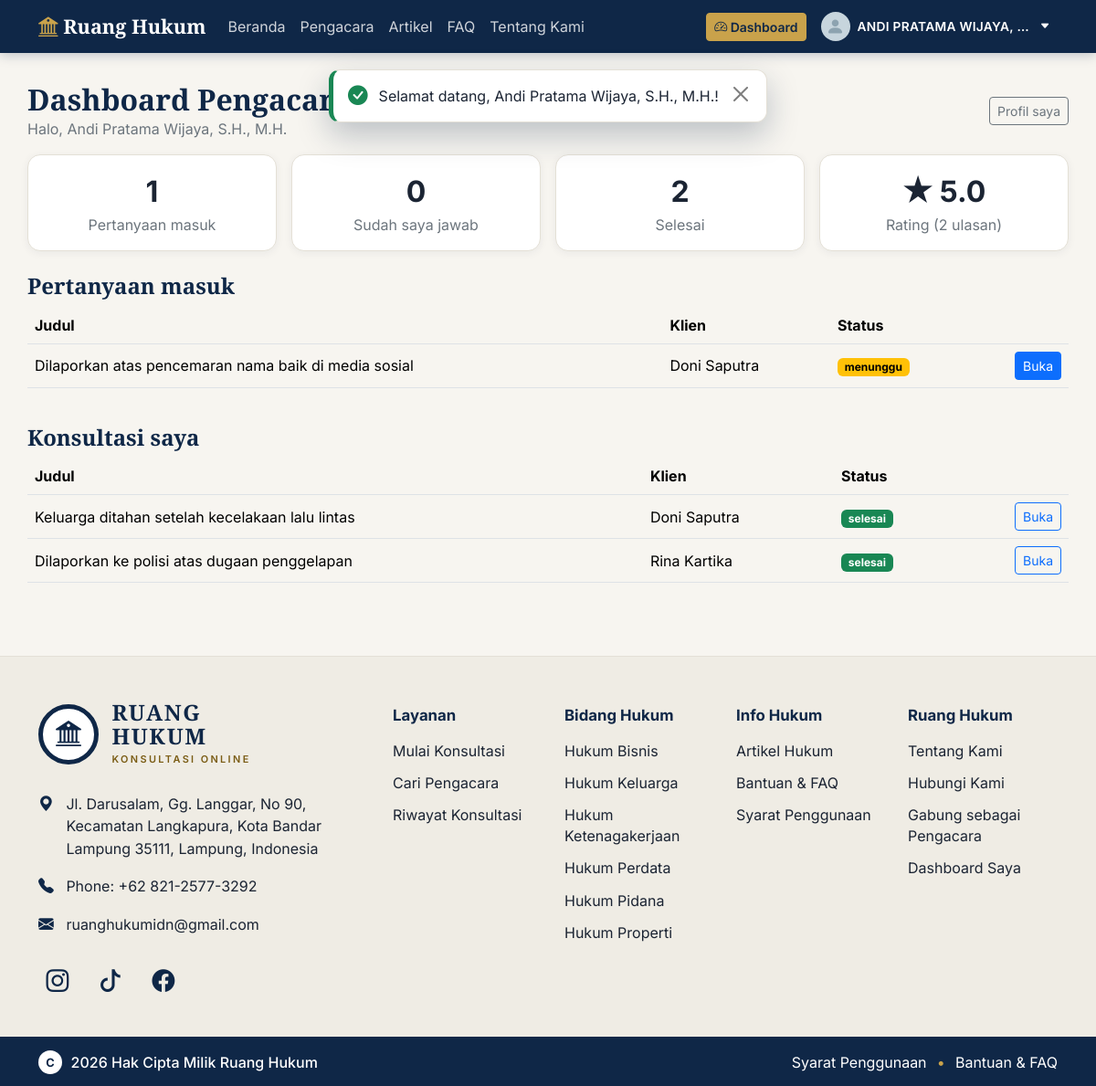
The page /pengacara/dashboard.php (signed in) on the database its author committed.
### tables this page shows
CREATE TABLE konsultasi (
  id INT AUTO_INCREMENT PRIMARY KEY,
  klien_id INT NOT NULL,
  pengacara_id INT NULL,
  bidang_id INT NOT NULL,
  judul VARCHAR(150) NOT NULL,
  isi TEXT NOT NULL,
  lampiran VARCHAR(255) NULL,
  status ENUM('menunggu','dijawab','selesai','ditutup') NOT NULL DEFAULT 'menunggu',
  created_at TIMESTAMP DEFAULT CURRENT_TIMESTAMP,
  FOREIGN KEY (klien_id) REFERENCES users(id) ON DELETE CASCADE,
  FOREIGN KEY (pengacara_id) REFERENCES users(id) ON DELETE SET NULL,
  FOREIGN KEY (bidang_id) REFERENCES bidang_hukum(id)
);

CREATE TABLE users (
  id INT AUTO_INCREMENT PRIMARY KEY,
  nama VARCHAR(100) NOT NULL,
  username VARCHAR(30) NULL UNIQUE,
  email VARCHAR(120) NOT NULL UNIQUE,
  password VARCHAR(255) NOT NULL,
  role ENUM('klien','pengacara','admin') NOT NULL DEFAULT 'klien',
  perusahaan VARCHAR(120) NULL,
  telepon VARCHAR(20) NULL,
  foto VARCHAR(255) NULL,
  status ENUM('aktif','menunggu','ditolak','nonaktif') NOT NULL DEFAULT 'aktif',
  terms_at DATETIME NULL,
  last_login_at DATETIME NULL,
  created_at TIMESTAMP DEFAULT CURRENT_TIMESTAMP
);

CREATE TABLE bidang_hukum (
  id INT AUTO_INCREMENT PRIMARY KEY,
  nama VARCHAR(80) NOT NULL UNIQUE,
  deskripsi VARCHAR(255) NULL
);

### includes/functions.php (called while the page is built, shortened)
<?php
function e($teks): string
{
    return htmlspecialchars((string) $teks, ENT_QUOTES, 'UTF-8');
}
function url(string $path = ''): string
{
    return BASE_URL . '/' . ltrim($path, '/');
}
function current_user(): ?array
{
    return $_SESSION['user'] ?? null;
}
function dashboard_path(string $role): string
{
    return match ($role) {
        'admin'     => 'admin/dashboard.php',
        'pengacara' => 'pengacara/dashboard.php',
        default     => 'klien/dashboard.php',
    };
}

### config/kontak.php (called while the page is built)
<?php
return [
    'alamat'      => 'Jl. Darusalam, Gg. Langgar, No 90, Kecamatan Langkapura, Kota Bandar Lampung 35111, Lampung, Indonesia',
    'telepon'     => '+62 821-2577-3292',
    'telepon_tel' => '+6282125773292',
    'email'       => 'ruanghukumidn@gmail.com',
    'sosial' => [
        ['nama' => 'Instagram', 'ikon' => 'bi-instagram', 'url' => 'https://www.instagram.com/ruanghukumidn'],
        ['nama' => 'TikTok',    'ikon' => 'bi-tiktok',    'url' => 'https://www.tiktok.com/@ruanghukumindonesia'],
        ['nama' => 'Facebook',  'ikon' => 'bi-facebook',  'url' => 'https://www.facebook.com/share/1ACeHsNsQn/'],
    ],
];

### config/database.php (called while the page is built)
<?php
function db(): PDO
{
    static $pdo = null;
    if ($pdo === null) {
        $host = 'localhost';
        $name = 'ruang_hukum';
        $user = 'root';
        $pass = '';
        try {
            $pdo = new PDO(
                "mysql:host=$host;dbname=$name;charset=utf8mb4",
                $user,
                $pass,
                [
                    PDO::ATTR_ERRMODE            => PDO::ERRMODE_EXCEPTION,
                    PDO::ATTR_DEFAULT_FETCH_MODE => PDO::FETCH_ASSOC,
                    PDO::ATTR_EMULATE_PREPARES   => false,
                ]
            );
        } catch (PDOException $e) {
            http_response_code(500);
            die('Koneksi database gagal. Pastikan MySQL menyala dan database "ruang_hukum" sudah diimpor (database/schema.sql).');
        }
    }
    return $pdo;
}

### pengacara/dashboard.php (the view, shortened to what this page needs)
<?php
$uid   = (int) current_user()['id'];
$pdo   = db();
$st = $pdo->prepare('SELECT bidang_id FROM profil_pengacara WHERE user_id = ?');
$st->execute([$uid]);
$bidangId = (int) $st->fetchColumn();
$st = $pdo->prepare("SELECT COUNT(*) FROM konsultasi
                     WHERE status = 'menunggu' AND pengacara_id IS NULL AND bidang_id = ?");
$st->execute([$bidangId]);
$jmlMasuk = (int) $st->fetchColumn();
$st = $pdo->prepare("SELECT COUNT(*) FROM konsultasi WHERE pengacara_id = ? AND status = 'dijawab'");
$st->execute([$uid]);
$jmlDijawab = (int) $st->fetchColumn();
$st = $pdo->prepare("SELECT COUNT(*) FROM konsultasi WHERE pengacara_id = ? AND status = 'selesai'");
$st->execute([$uid]);
$jmlSelesai = (int) $st->fetchColumn();
$st = $pdo->prepare('SELECT COUNT(*) AS jml, AVG(rating) AS rata FROM ulasan WHERE pengacara_id = ?');
$st->execute([$uid]);
$ul = $st->fetch();
$jmlUlasan  = (int) $ul['jml'];
$ratingRata = $jmlUlasan > 0 ? number_format((float) $ul['rata'], 1) : null;
$st = $pdo->prepare("SELECT k.id, k.judul, k.status, u.nama AS klien
                     FROM konsultasi k JOIN users u ON u.id = k.klien_id
                     WHERE k.status = 'menunggu' AND k.pengacara_id IS NULL AND k.bidang_id = ?
                     ORDER BY k.id DESC");
$st->execute([$bidangId]);
$masuk = $st->fetchAll();
$st = $pdo->prepare("SELECT k.id, k.judul, k.status, u.nama AS klien
                     FROM konsultasi k JOIN users u ON u.id = k.klien_id
                     WHERE k.pengacara_id = ?
                     ORDER BY k.id DESC");
$st->execute([$uid]);
$saya = $st->fetchAll();
$badge = ['menunggu' => 'warning', 'dijawab' => 'info', 'selesai' => 'success', 'ditutup' => 'secondary'];
require_once __DIR__ . '/../includes/header.php';
?>
<div class="container page-head">
  <div class="d-flex justify-content-between align-items-center mb-3">
    <div>
      <h2 class="mb-0">Dashboard Pengacara</h2>
      <p class="text-secondary mb-0">Halo, <?= e(current_user()['nama']) ?></p>
    </div>
    <a href="profil.php" class="btn btn-outline-secondary btn-sm">Profil saya</a>
  </div>
  <div class="row g-3 mb-4">
    <div class="col-md-3 col-6"><div class="card-rh p-3 text-center">
      <div class="fs-2 fw-bold"><?= $jmlMasuk ?></div><div class="text-secondary">Pertanyaan masuk</div></div></div>
    <div class="col-md-3 col-6"><div class="card-rh p-3 text-center">
      <div class="fs-2 fw-bold"><?= $jmlDijawab ?></div><div class="text-secondary">Sudah saya jawab</div></div></div>
    <div class="col-md-3 col-6"><div class="card-rh p-3 text-center">
      <div class="fs-2 fw-bold"><?= $jmlSelesai ?></div><div class="text-secondary">Selesai</div></div></div>
    <div class="col-md-3 col-6"><div class="card-rh p-3 text-center">
      <?php if ($ratingRata !== null): ?>
        <div class="fs-2 fw-bold">&#9733; <?= e($ratingRata) ?></div>
        <div class="text-secondary">Rating (<?= $jmlUlasan ?> ulasan)</div>
      <?php else: ?>
        <div class="fs-2 fw-bold">-</div>
        <div class="text-secondary">Belum ada ulasan</div>
      <?php endif; ?>
    </div></div>
  </div>
  <h4 class="mb-2">Pertanyaan masuk</h4>
  <div class="table-responsive mb-4">
    <table class="table table-hover align-middle">
      <thead><tr><th>Judul</th><th>Klien</th><th>Status</th><th></th></tr></thead>
      <tbody>
      <?php foreach ($masuk as $r): ?>
        <tr>
          <td><?= e($r['judul']) ?></td>
          <td><?= e($r['klien']) ?></td>
          <td><span class="badge text-bg-<?= e($badge[$r['status']] ?? 'secondary') ?>"><?= e($r['status']) ?></span></td>
          <td class="text-end"><a class="btn btn-sm btn-primary" href="konsultasi_detail.php?id=<?= (int) $r['id'] ?>">Buka</a></td>
        </tr>
      <?php endforeach; ?>
      </tbody>
    </table>
  </div>
  <h4 class="mb-2">Konsultasi saya</h4>
  <div class="table-responsive">
    <table class="table table-hover align-middle">
      <thead><tr><th>Judul</th><th>Klien</th><th>Status</th><th></th></tr></thead>
      <tbody>
      <?php foreach ($saya as $r): ?>
        <tr>
          <td><?= e($r['judul']) ?></td>
          <td><?= e($r['klien']) ?></td>
          <td><span class="badge text-bg-<?= e($badge[$r['status']] ?? 'secondary') ?>"><?= e($r['status']) ?></span></td>
          <td class="text-end"><a class="btn btn-sm btn-outline-primary" href="konsultasi_detail.php?id=<?= (int) $r['id'] ?>">Buka</a></td>
        </tr>
      <?php endforeach; ?>
      </tbody>
    </table>
  </div>
</div>
<?php require_once __DIR__ . '/../includes/footer.php'; ?>

### includes/footer.php (shortened to what this page needs)
</main>
<?php $tanpaKerangka = $tanpaKerangka ?? false; ?>
<?php if (!$tanpaKerangka): ?>
<?php
$kontak = require __DIR__ . '/../config/kontak.php';
$bidangFooter = [];
try {
    $bidangFooter = db()->query('SELECT id, nama FROM bidang_hukum ORDER BY nama LIMIT 6')->fetchAll();
} catch (Throwable $ex) {
    $bidangFooter = [];
}
$userFooter = current_user();
?>
<footer class="rh-footer mt-5">
  <div class="rh-footer-atas">
    <div class="container">
      <div class="row g-4 g-xl-5">
        <div class="col-lg-4">
          <a class="rh-logo" href="<?= url('index.php') ?>" aria-label="Ruang Hukum, ke beranda">
            <span class="rh-logo-lingkar"><i class="bi bi-bank2"></i></span>
            <span class="rh-logo-teks">
              <span class="rh-logo-nama">Ruang<br>Hukum</span>
              <span class="rh-logo-sub">Konsultasi Online</span>
            </span>
          </a>
          <ul class="rh-kontak list-unstyled">
            <li>
              <i class="bi bi-geo-alt-fill" aria-hidden="true"></i>
              <address class="mb-0"><?= e($kontak['alamat']) ?></address>
            </li>
            <li>
              <i class="bi bi-telephone-fill" aria-hidden="true"></i>
              <span>Phone: <a href="tel:<?= e($kontak['telepon_tel']) ?>"><?= e($kontak['telepon']) ?></a></span>
            </li>
            <li>
              <i class="bi bi-envelope-fill" aria-hidden="true"></i>
              <a href="mailto:<?= e($kontak['email']) ?>"><?= e($kontak['email']) ?></a>
            </li>
          </ul>
          <div class="rh-sosial" aria-label="Media sosial Ruang Hukum">
            <?php foreach ($kontak['sosial'] as $s): ?>
              <a href="<?= e($s['url']) ?>" target="_blank" rel="noopener noreferrer"
                 aria-label="<?= e($s['nama']) ?> Ruang Hukum" title="<?= e($s['nama']) ?>">
                <i class="bi <?= e($s['ikon']) ?>" aria-hidden="true"></i>
              </a>
            <?php endforeach; ?>
          </div>
        </div>
        <nav class="col-lg-8" aria-label="Tautan footer">
          <div class="row g-4">
            <div class="col-6 col-md-3">
              <h2 class="rh-footer-judul">Layanan</h2>
              <ul class="rh-footer-daftar">
                <li><a href="<?= url('klien/konsultasi_baru.php') ?>">Mulai Konsultasi</a></li>
                <li><a href="<?= url('pengacara.php') ?>">Cari Pengacara</a></li>
                <li><a href="<?= url('klien/dashboard.php') ?>">Riwayat Konsultasi</a></li>
              </ul>
            </div>
            <div class="col-6 col-md-3">
              <h2 class="rh-footer-judul">Bidang Hukum</h2>
              <ul class="rh-footer-daftar">
                <?php foreach ($bidangFooter as $b): ?>
                  <li><a href="<?= url('pengacara.php?bidang=' . (int) $b['id']) ?>"><?= e($b['nama']) ?></a></li>
                <?php endforeach; ?>
              </ul>
            </div>
            <div class="col-6 col-md-3">
              <h2 class="rh-footer-judul">Info Hukum</h2>
              <ul class="rh-footer-daftar">
                <li><a href="<?= url('artikel.php') ?>">Artikel Hukum</a></li>
                <li><a href="<?= url('faq.php') ?>">Bantuan &amp; FAQ</a></li>
                <li><a href="<?= url('syarat.php') ?>">Syarat Penggunaan</a></li>
              </ul>
            </div>
            <div class="col-6 col-md-3">
              <h2 class="rh-footer-judul">Ruang Hukum</h2>
              <ul class="rh-footer-daftar">
                <li><a href="<?= url('tentang.php') ?>">Tentang Kami</a></li>
                <li><a href="<?= url('tentang.php#kontak') ?>">Hubungi Kami</a></li>
                <li><a href="<?= url('auth/register.php?role=pengacara') ?>">Gabung sebagai Pengacara</a></li>
                <?php if ($userFooter): ?>
                  <li><a href="<?= url(dashboard_path($userFooter['role'])) ?>">Dashboard Saya</a></li>
                <?php else: ?>
                  <li><a href="<?= url('auth/login.php') ?>">Masuk</a></li>
                  <li><a href="<?= url('auth/register.php') ?>">Daftar</a></li>
                <?php endif; ?>
              </ul>
            </div>
          </div>
        </nav>
      </div>
    </div>
  </div>
  <div class="rh-footer-bawah">
    <div class="container">
      <div class="rh-hak-cipta">
        <span class="rh-c" aria-hidden="true">C</span>
        <span><?= date('Y') ?> Hak Cipta Milik Ruang Hukum</span>
      </div>
      <div class="rh-bawah-tautan">
        <a href="<?= url('syarat.php') ?>">Syarat Penggunaan</a>
        <span class="rh-titik" aria-hidden="true">&bull;</span>
        <a href="<?= url('faq.php') ?>">Bantuan &amp; FAQ</a>
      </div>
    </div>
  </div>
</footer>
<?php endif; ?>
</body>
</html>

### assets/css/style.css (style rules this page uses)
:root { --navy: #0f2747; --navy-700: #1b3a66; --gold: #c9a24b; --gold-600: #b08a36; --ivory: #f7f5f0; --ink: #1b2433; --muted: #6b7686; --line: #e4e0d6; --bs-primary: var(--navy); --bs-body-font-family: 'Inter', system-ui, sans-serif; --bs-body-color: var(--ink); --bs-body-bg: var(--ivory); --bs-link-color: var(--navy-700); }
body { background: var(--ivory); color: var(--ink); min-height: 100vh; display: flex; flex-direction: column; }
h1, h2, h3, h4, .font-serif { font-family: 'Playfair Display', Georgia, serif; font-weight: 700; color: var(--navy); }
.card-rh { background: #fff; border: 1px solid var(--line); border-radius: 14px; box-shadow: 0 2px 10px rgba(15,39,71,.06); }
.page-head { padding: 2rem 0 1rem; }

### assets/css/profil.css (style rules this page uses)
body { font-variant-numeric: lining-nums; }

### assets/css/footer.css (style rules this page uses)
.rh-footer { --emas-tua: #7a5c14; background: #efece4; color: var(--ink); border-top: 1px solid var(--line); }
.rh-footer-atas { padding: 3rem 0 2.5rem; }
.rh-logo { display: inline-flex; align-items: center; gap: .9rem; text-decoration: none; margin-bottom: 1.75rem; }
.rh-logo-lingkar { width: 66px; height: 66px; flex: none; border-radius: 50%; border: 5px solid var(--navy); background: #fff; color: var(--navy); display: flex; align-items: center; justify-content: center; font-size: 1.75rem; }
.rh-logo-teks { display: flex; flex-direction: column; }
.rh-logo-nama { font-family: 'Playfair Display', Georgia, serif; font-weight: 700; font-size: 1.5rem; line-height: 1.05; letter-spacing: .07em; text-transform: uppercase; color: var(--navy); }
.rh-logo-sub { margin-top: .35rem; font-size: .68rem; font-weight: 600; letter-spacing: .22em; text-transform: uppercase; color: var(--emas-tua); }
.rh-kontak { margin: 0 0 1.75rem; padding: 0; }
.rh-kontak li { display: flex; align-items: flex-start; gap: .85rem; margin-bottom: 1rem; line-height: 1.55; }
.rh-kontak .bi { flex: none; margin-top: .02rem; color: var(--navy); font-size: 1.05rem; line-height: 1.5; }
.rh-kontak address { font-style: normal; }
.rh-kontak a { color: var(--ink); text-decoration: none; overflow-wrap: anywhere; }
.rh-sosial { display: flex; flex-wrap: wrap; gap: .5rem 1rem; }
.rh-sosial a { width: 42px; height: 42px; display: inline-flex; align-items: center; justify-content: center; border-radius: 50%; color: var(--navy); font-size: 1.55rem; text-decoration: none; transition: background .15s, color .15s, transform .15s; }
.rh-footer-judul { font-family: var(--bs-body-font-family); font-size: 1.05rem; font-weight: 700; color: var(--navy); margin: .35rem 0 1.1rem; }
.rh-footer-daftar { list-style: none; margin: 0; padding: 0; }
.rh-footer-daftar li { margin-bottom: .75rem; line-height: 1.45; }
.rh-footer-daftar a { color: var(--ink); text-decoration: none; }
.rh-footer-bawah { background: var(--navy); color: #fff; padding: .95rem 0 .8rem; }
.rh-footer-bawah .container { display: flex; flex-wrap: wrap; align-items: center; justify-content: space-between; gap: .45rem 1.5rem; }
.rh-hak-cipta { display: flex; align-items: center; gap: .6rem; font-weight: 500; }
.rh-c { width: 26px; height: 26px; flex: none; border-radius: 50%; background: #fff; color: var(--navy); font-size: .8rem; font-weight: 700; display: inline-flex; align-items: center; justify-content: center; }
.rh-bawah-tautan { display: flex; flex-wrap: wrap; align-items: center; gap: .25rem .7rem; }
.rh-bawah-tautan a { color: #fff; text-decoration: none; }
.rh-titik { color: var(--gold); }

### rows shown on the page
konsultasi: judul "Dilaporkan atas pencemaran nama baik di media sosial", klien.nama "Doni Saputra", status "menunggu"
konsultasi: judul "Keluarga ditahan setelah kecelakaan lalu lintas", klien.nama "Doni Saputra", status "selesai"
konsultasi: judul "Dilaporkan ke polisi atas dugaan penggelapan", klien.nama "Rina Kartika", status "selesai"
bidang_hukum: nama "Hukum Bisnis"
bidang_hukum: nama "Hukum Keluarga"
bidang_hukum: nama "Hukum Ketenagakerjaan"
bidang_hukum: nama "Hukum Perdata"
bidang_hukum: nama "Hukum Pidana"
bidang_hukum: nama "Hukum Properti"

### other values the page prints
$mnNama "Beranda"
$mnNama "Pengacara"
$mnNama "Artikel"
$mnNama "FAQ"
$mnNama "Tentang Kami"
mb_strtoupper($user['nama']) "ANDI PRATAMA WIJAYA,…"
$f['pesan'] "Selamat datang, Andi Pratama Wijaya, S.H., M.H.!"
current_user()['nama'] "Andi Pratama Wijaya, S.H., M.H."
$jmlMasuk "1"
$jmlDijawab "0"
$jmlSelesai "2"
$ratingRata "5.0"
$jmlUlasan "2"
$kontak['alamat'] "Jl. Darusalam, Gg. Langgar, No 90, Kecamatan Langkapura, Kota Bandar Lampung 35111, Lampung, Indonesia"
$kontak['telepon'] "+62 821-2577-3292"
